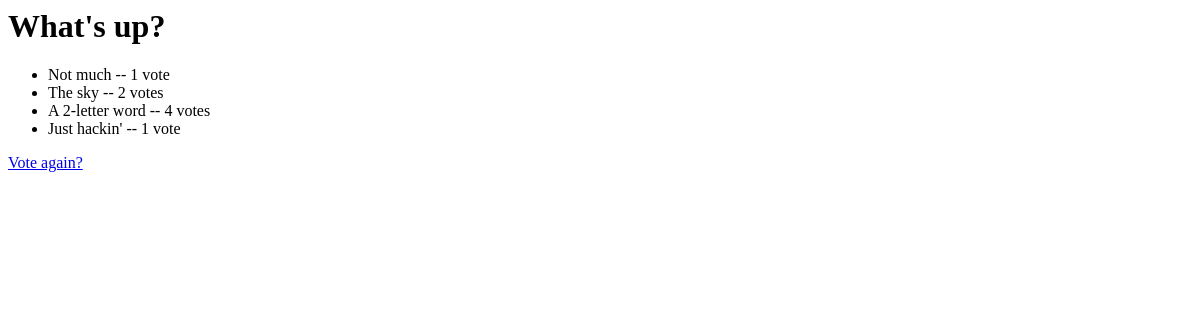
The app's page /polls/1/results/, older data.
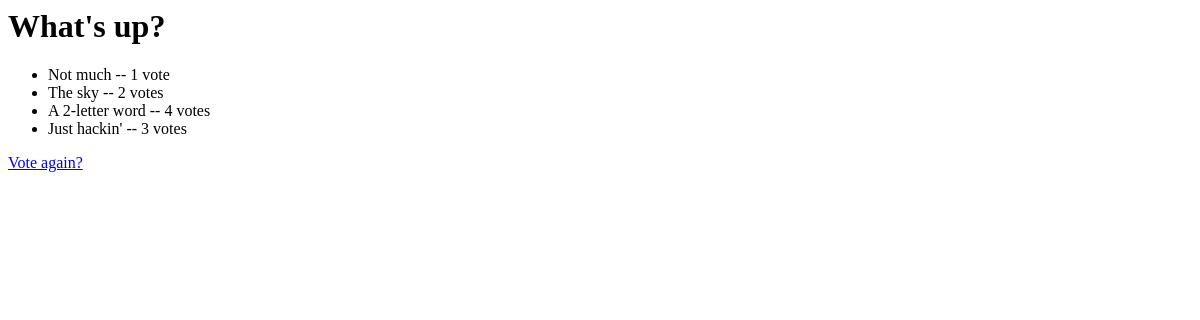
The same page, newer data.
### polls/models.py (models this page shows, shortened)
class Choice(models.Model):
	poll = models.ForeignKey(Poll)
	choice_text = models.CharField(max_length=200)
	votes = models.IntegerField(default=0)

### polls/views.py (the view)
# urls.py: url(r'^(?P<pk>\d+)/results/$', views.ResultsView.as_view(), name='results'),
class ResultsView(generic.DetailView):
	model = Poll
	template_name = 'polls/results.html'

### polls/templates/polls/results.html
<h1>{{ poll.question }}</h1>
<ul>
{% for choice in poll.choice_set.all %}
    <li>{{ choice.choice_text }} -- {{ choice.votes }} vote{{ choice.votes|pluralize }}</li>
{% endfor %}
</ul>
<a href="{% url 'polls:detail' poll.id %}">Vote again?</a>

Row changes from the older to the newer data that the page shows:
changed Choice "Just hackin'": votes "1" → "3"
